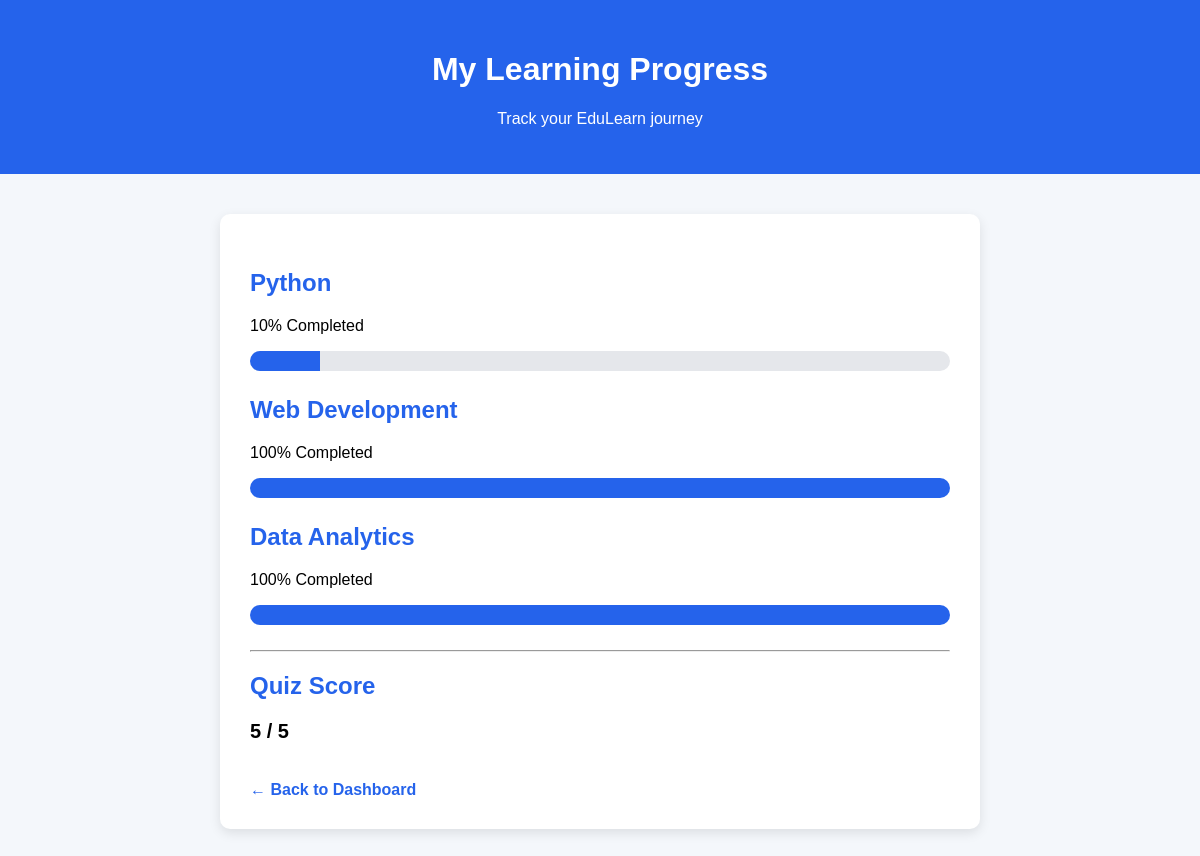
Screenshot of /progress (signed in) with the database file from the repository.
### tables this page shows
CREATE TABLE students (
            id INTEGER PRIMARY KEY AUTOINCREMENT,
            name TEXT NOT NULL,
            email TEXT NOT NULL,
            password TEXT NOT NULL
        , quiz_score INTEGER DEFAULT 0, python_progress INTEGER DEFAULT 0, web_progress INTEGER DEFAULT 0, data_progress INTEGER DEFAULT 0);

### app.py (the view)
@app.route("/progress")
def progress():
    if "student_id" not in session:
        return redirect("/login")
    conn = get_db()
    student = conn.execute(
        "SELECT * FROM students WHERE id = ?",
        (session["student_id"],)
    ).fetchone()
    conn.close()
    return render_template("progress.html", student=student)

### app.py (called while the page is built)
def get_db():
    conn = sqlite3.connect("edulearn.db")
    conn.row_factory = sqlite3.Row
    return conn

### templates/progress.html (shortened to what this page needs)
<!DOCTYPE html>
<html>
<head>
</head>
<body>
<header>
    <h1>My Learning Progress</h1>
    <p>Track your EduLearn journey</p>
</header>
<div class="progress-box">
    <div class="course">
        <h2>Python</h2>
        <p>{{ student["python_progress"] }}% Completed</p>
        <div class="bar">
            <div class="fill"
                 style="width: {{ student['python_progress'] }}%;">
            </div>
        </div>
    </div>
    <div class="course">
        <h2>Web Development</h2>
        <p>{{ student["web_progress"] }}% Completed</p>
        <div class="bar">
            <div class="fill"
                 style="width: {{ student['web_progress'] }}%;">
            </div>
        </div>
    </div>
    <div class="course">
        <h2>Data Analytics</h2>
        <p>{{ student["data_progress"] }}% Completed</p>
        <div class="bar">
            <div class="fill"
                 style="width: {{ student['data_progress'] }}%;">
            </div>
        </div>
    </div>
    <hr>
    <h2>Quiz Score</h2>
    <p class="score">
        {% if student %}
            {{ student["quiz_score"] }} / 5
        {% else %}
            0 / 5
        {% endif %}
    </p>
    <br>
    <a href="/dashboard">← Back to Dashboard</a>
</div>
</body>
</html>

### templates/progress.html (style rules this page uses)
body { font-family: Arial, sans-serif; background-color: #f4f7fb; margin: 0; }
header { background-color: #2563eb; color: white; text-align: center; padding: 30px; }
.progress-box { background-color: white; width: 80%; max-width: 700px; margin: 40px auto; padding: 30px; border-radius: 10px; box-shadow: 0 4px 12px rgba(0,0,0,0.1); }
h2 { color: #2563eb; }
.course { margin: 25px 0; }
.bar { background-color: #e5e7eb; height: 20px; border-radius: 10px; overflow: hidden; }
.fill { background-color: #2563eb; height: 100%; }
.score { font-size: 20px; font-weight: bold; }
a { color: #2563eb; text-decoration: none; font-weight: bold; }

### rows the page displays
students: python_progress "10", web_progress "100", data_progress "100", quiz_score "5"
